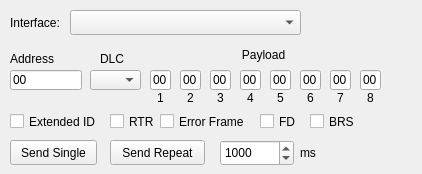
<?xml version="1.0" encoding="UTF-8"?>
<ui version="4.0">
 <class>RawTxWindow</class>
 <widget class="QWidget" name="RawTxWindow">
  <property name="geometry">
   <rect>
    <x>0</x>
    <y>0</y>
    <width>422</width>
    <height>174</height>
   </rect>
  </property>
  <property name="sizePolicy">
   <sizepolicy hsizetype="Minimum" vsizetype="Minimum">
    <horstretch>0</horstretch>
    <verstretch>0</verstretch>
   </sizepolicy>
  </property>
  <property name="minimumSize">
   <size>
    <width>371</width>
    <height>151</height>
   </size>
  </property>
  <property name="windowTitle">
   <string>Raw Transmit</string>
  </property>
  <widget class="QPushButton" name="singleSendButton">
   <property name="geometry">
    <rect>
     <x>10</x>
     <y>140</y>
     <width>87</width>
     <height>25</height>
    </rect>
   </property>
   <property name="text">
    <string>Send Single</string>
   </property>
  </widget>
  <widget class="QPushButton" name="repeatSendButton">
   <property name="geometry">
    <rect>
     <x>110</x>
     <y>140</y>
     <width>95</width>
     <height>25</height>
    </rect>
   </property>
   <property name="text">
    <string>Send Repeat</string>
   </property>
   <property name="checkable">
    <bool>true</bool>
   </property>
  </widget>
  <widget class="QLabel" name="label_11">
   <property name="geometry">
    <rect>
     <x>300</x>
     <y>140</y>
     <width>31</width>
     <height>26</height>
    </rect>
   </property>
   <property name="text">
    <string>ms</string>
   </property>
  </widget>
  <widget class="QLineEdit" name="fieldAddress">
   <property name="geometry">
    <rect>
     <x>10</x>
     <y>70</y>
     <width>72</width>
     <height>20</height>
    </rect>
   </property>
   <property name="inputMask">
    <string>hhhhhhhh</string>
   </property>
   <property name="text">
    <string>00</string>
   </property>
  </widget>
  <widget class="QLabel" name="label">
   <property name="geometry">
    <rect>
     <x>10</x>
     <y>50</y>
     <width>55</width>
     <height>17</height>
    </rect>
   </property>
   <property name="text">
    <string>Address</string>
   </property>
  </widget>
  <widget class="QLabel" name="label_2">
   <property name="geometry">
    <rect>
     <x>100</x>
     <y>50</y>
     <width>28</width>
     <height>17</height>
    </rect>
   </property>
   <property name="text">
    <string>DLC</string>
   </property>
  </widget>
  <widget class="QLineEdit" name="fieldByte0">
   <property name="geometry">
    <rect>
     <x>150</x>
     <y>70</y>
     <width>21</width>
     <height>20</height>
    </rect>
   </property>
   <property name="inputMask">
    <string>hh</string>
   </property>
   <property name="text">
    <string>00</string>
   </property>
   <property name="maxLength">
    <number>2</number>
   </property>
  </widget>
  <widget class="QLabel" name="label_3">
   <property name="geometry">
    <rect>
     <x>150</x>
     <y>90</y>
     <width>21</width>
     <height>16</height>
    </rect>
   </property>
   <property name="text">
    <string>1</string>
   </property>
   <property name="alignment">
    <set>Qt::AlignCenter</set>
   </property>
  </widget>
  <widget class="QLabel" name="label_4">
   <property name="geometry">
    <rect>
     <x>148</x>
     <y>39</y>
     <width>231</width>
     <height>31</height>
    </rect>
   </property>
   <property name="text">
    <string>Payload</string>
   </property>
   <property name="alignment">
    <set>Qt::AlignCenter</set>
   </property>
  </widget>
  <widget class="QLineEdit" name="fieldByte1">
   <property name="geometry">
    <rect>
     <x>180</x>
     <y>70</y>
     <width>21</width>
     <height>20</height>
    </rect>
   </property>
   <property name="inputMask">
    <string>hh</string>
   </property>
   <property name="text">
    <string>00</string>
   </property>
   <property name="maxLength">
    <number>2</number>
   </property>
  </widget>
  <widget class="QLineEdit" name="fieldByte2">
   <property name="geometry">
    <rect>
     <x>210</x>
     <y>70</y>
     <width>21</width>
     <height>20</height>
    </rect>
   </property>
   <property name="inputMask">
    <string>hh</string>
   </property>
   <property name="text">
    <string>00</string>
   </property>
   <property name="maxLength">
    <number>2</number>
   </property>
  </widget>
  <widget class="QLineEdit" name="fieldByte3">
   <property name="geometry">
    <rect>
     <x>240</x>
     <y>70</y>
     <width>21</width>
     <height>20</height>
    </rect>
   </property>
   <property name="inputMask">
    <string>hh</string>
   </property>
   <property name="text">
    <string>00</string>
   </property>
   <property name="maxLength">
    <number>2</number>
   </property>
  </widget>
  <widget class="QLineEdit" name="fieldByte4">
   <property name="geometry">
    <rect>
     <x>270</x>
     <y>70</y>
     <width>21</width>
     <height>20</height>
    </rect>
   </property>
   <property name="inputMask">
    <string>hh</string>
   </property>
   <property name="text">
    <string>00</string>
   </property>
   <property name="maxLength">
    <number>2</number>
   </property>
  </widget>
  <widget class="QLineEdit" name="fieldByte5">
   <property name="geometry">
    <rect>
     <x>300</x>
     <y>70</y>
     <width>21</width>
     <height>20</height>
    </rect>
   </property>
   <property name="inputMask">
    <string>hh</string>
   </property>
   <property name="text">
    <string>00</string>
   </property>
   <property name="maxLength">
    <number>2</number>
   </property>
  </widget>
  <widget class="QLineEdit" name="fieldByte6">
   <property name="geometry">
    <rect>
     <x>330</x>
     <y>70</y>
     <width>21</width>
     <height>20</height>
    </rect>
   </property>
   <property name="inputMask">
    <string>hh</string>
   </property>
   <property name="text">
    <string>00</string>
   </property>
   <property name="maxLength">
    <number>2</number>
   </property>
  </widget>
  <widget class="QLineEdit" name="fieldByte7">
   <property name="geometry">
    <rect>
     <x>360</x>
     <y>70</y>
     <width>21</width>
     <height>20</height>
    </rect>
   </property>
   <property name="inputMask">
    <string extracomment="Hex Only">hh</string>
   </property>
   <property name="text">
    <string>00</string>
   </property>
   <property name="maxLength">
    <number>2</number>
   </property>
  </widget>
  <widget class="QLabel" name="label_8">
   <property name="geometry">
    <rect>
     <x>180</x>
     <y>90</y>
     <width>21</width>
     <height>16</height>
    </rect>
   </property>
   <property name="text">
    <string>2</string>
   </property>
   <property name="alignment">
    <set>Qt::AlignCenter</set>
   </property>
  </widget>
  <widget class="QLabel" name="label_10">
   <property name="geometry">
    <rect>
     <x>210</x>
     <y>90</y>
     <width>21</width>
     <height>16</height>
    </rect>
   </property>
   <property name="text">
    <string>3</string>
   </property>
   <property name="alignment">
    <set>Qt::AlignCenter</set>
   </property>
  </widget>
  <widget class="QLabel" name="label_13">
   <property name="geometry">
    <rect>
     <x>240</x>
     <y>90</y>
     <width>21</width>
     <height>16</height>
    </rect>
   </property>
   <property name="text">
    <string>4</string>
   </property>
   <property name="alignment">
    <set>Qt::AlignCenter</set>
   </property>
  </widget>
  <widget class="QLabel" name="label_14">
   <property name="geometry">
    <rect>
     <x>270</x>
     <y>90</y>
     <width>21</width>
     <height>16</height>
    </rect>
   </property>
   <property name="text">
    <string>5</string>
   </property>
   <property name="alignment">
    <set>Qt::AlignCenter</set>
   </property>
  </widget>
  <widget class="QLabel" name="label_15">
   <property name="geometry">
    <rect>
     <x>300</x>
     <y>90</y>
     <width>21</width>
     <height>16</height>
    </rect>
   </property>
   <property name="text">
    <string>6</string>
   </property>
   <property name="alignment">
    <set>Qt::AlignCenter</set>
   </property>
  </widget>
  <widget class="QLabel" name="label_16">
   <property name="geometry">
    <rect>
     <x>330</x>
     <y>90</y>
     <width>21</width>
     <height>16</height>
    </rect>
   </property>
   <property name="text">
    <string>7</string>
   </property>
   <property name="alignment">
    <set>Qt::AlignCenter</set>
   </property>
  </widget>
  <widget class="QLabel" name="label_17">
   <property name="geometry">
    <rect>
     <x>360</x>
     <y>90</y>
     <width>21</width>
     <height>16</height>
    </rect>
   </property>
   <property name="text">
    <string>8</string>
   </property>
   <property name="alignment">
    <set>Qt::AlignCenter</set>
   </property>
  </widget>
  <widget class="QSpinBox" name="spinBox_RepeatRate">
   <property name="geometry">
    <rect>
     <x>220</x>
     <y>140</y>
     <width>74</width>
     <height>26</height>
    </rect>
   </property>
   <property name="maximum">
    <number>10000</number>
   </property>
   <property name="value">
    <number>1000</number>
   </property>
  </widget>
  <widget class="QCheckBox" name="checkBox_IsRTR">
   <property name="geometry">
    <rect>
     <x>110</x>
     <y>110</y>
     <width>54</width>
     <height>23</height>
    </rect>
   </property>
   <property name="text">
    <string>RTR</string>
   </property>
  </widget>
  <widget class="QCheckBox" name="checkBox_IsExtended">
   <property name="geometry">
    <rect>
     <x>10</x>
     <y>110</y>
     <width>109</width>
     <height>23</height>
    </rect>
   </property>
   <property name="text">
    <string>Extended ID</string>
   </property>
  </widget>
  <widget class="QCheckBox" name="checkBox_IsErrorFrame">
   <property name="geometry">
    <rect>
     <x>160</x>
     <y>110</y>
     <width>106</width>
     <height>23</height>
    </rect>
   </property>
   <property name="text">
    <string>Error Frame</string>
   </property>
  </widget>
  <widget class="QComboBox" name="comboBoxInterface">
   <property name="geometry">
    <rect>
     <x>70</x>
     <y>10</y>
     <width>231</width>
     <height>25</height>
    </rect>
   </property>
  </widget>
  <widget class="QLabel" name="label_12">
   <property name="geometry">
    <rect>
     <x>10</x>
     <y>10</y>
     <width>51</width>
     <height>26</height>
    </rect>
   </property>
   <property name="text">
    <string>Interface:</string>
   </property>
  </widget>
  <widget class="QCheckBox" name="checkbox_BRS">
   <property name="geometry">
    <rect>
     <x>310</x>
     <y>110</y>
     <width>51</width>
     <height>23</height>
    </rect>
   </property>
   <property name="text">
    <string>BRS</string>
   </property>
  </widget>
  <widget class="QCheckBox" name="checkbox_FD">
   <property name="geometry">
    <rect>
     <x>260</x>
     <y>110</y>
     <width>41</width>
     <height>23</height>
    </rect>
   </property>
   <property name="text">
    <string>FD</string>
   </property>
  </widget>
  <widget class="QComboBox" name="comboBoxDLC">
   <property name="geometry">
    <rect>
     <x>90</x>
     <y>70</y>
     <width>51</width>
     <height>20</height>
    </rect>
   </property>
  </widget>
 </widget>
 <resources/>
 <connections/>
</ui>
